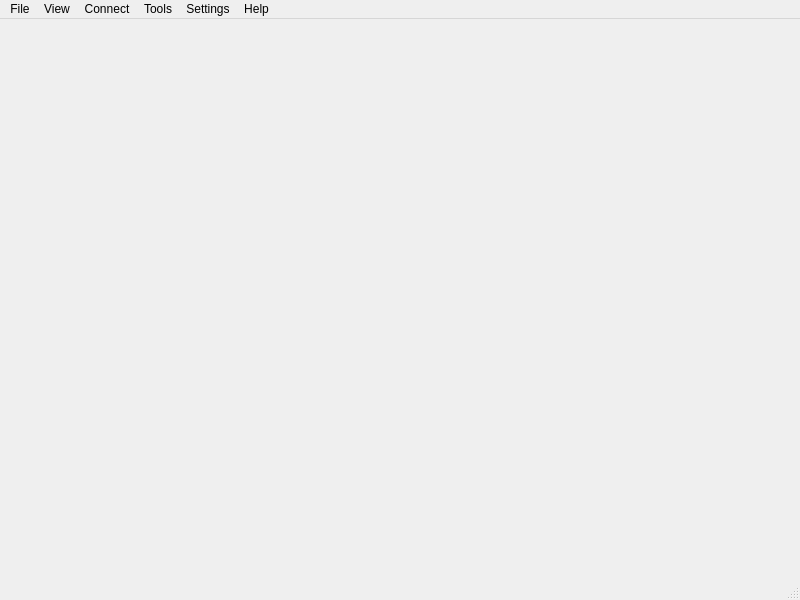
<?xml version="1.0" encoding="UTF-8"?>
<ui version="4.0">
 <class>MainWindow</class>
 <widget class="QMainWindow" name="MainWindow">
  <property name="geometry">
   <rect>
    <x>0</x>
    <y>0</y>
    <width>800</width>
    <height>600</height>
   </rect>
  </property>
  <property name="windowTitle">
   <string>MainWindow</string>
  </property>
  <widget class="QWidget" name="centralwidget">
   <layout class="QHBoxLayout" name="horizontalLayout">
    <property name="leftMargin">
     <number>0</number>
    </property>
    <property name="topMargin">
     <number>0</number>
    </property>
    <property name="rightMargin">
     <number>0</number>
    </property>
    <property name="bottomMargin">
     <number>0</number>
    </property>
    <item>
     <widget class="QWidget" name="widget" native="true"/>
    </item>
   </layout>
  </widget>
  <widget class="QStatusBar" name="statusbar"/>
  <widget class="QMenuBar" name="menubar">
   <property name="geometry">
    <rect>
     <x>0</x>
     <y>0</y>
     <width>800</width>
     <height>22</height>
    </rect>
   </property>
   <widget class="QMenu" name="menuFile">
    <property name="title">
     <string>File</string>
    </property>
    <addaction name="actionSave_Settings"/>
    <addaction name="actionLoad_Settings"/>
   </widget>
   <widget class="QMenu" name="menuview">
    <property name="title">
     <string>View</string>
    </property>
   </widget>
   <widget class="QMenu" name="menutools">
    <property name="title">
     <string>Connect</string>
    </property>
    <addaction name="actionSerialPort"/>
   </widget>
   <widget class="QMenu" name="menuHelp">
    <property name="title">
     <string>Help</string>
    </property>
    <addaction name="actionAbout"/>
   </widget>
   <widget class="QMenu" name="menuTools">
    <property name="title">
     <string>Tools</string>
    </property>
   </widget>
   <widget class="QMenu" name="menuSetting">
    <property name="title">
     <string>Settings</string>
    </property>
   </widget>
   <addaction name="menuFile"/>
   <addaction name="menuview"/>
   <addaction name="menutools"/>
   <addaction name="menuTools"/>
   <addaction name="menuSetting"/>
   <addaction name="menuHelp"/>
  </widget>
  <action name="actionSave_Settings">
   <property name="icon">
    <iconset resource="misc/icons.qrc">
     <normaloff>:/save_settings_icon.png</normaloff>:/save_settings_icon.png</iconset>
   </property>
   <property name="text">
    <string>Save Settings</string>
   </property>
  </action>
  <action name="actionSerialPort">
   <property name="icon">
    <iconset resource="misc/icons.qrc">
     <normaloff>:/serial_connect_icon.png</normaloff>:/serial_connect_icon.png</iconset>
   </property>
   <property name="text">
    <string>SerialPort</string>
   </property>
  </action>
  <action name="actionLoad_Settings">
   <property name="icon">
    <iconset resource="misc/icons.qrc">
     <normaloff>:/load_settings_icon.png</normaloff>:/load_settings_icon.png</iconset>
   </property>
   <property name="text">
    <string>Load Settings</string>
   </property>
  </action>
  <action name="actionAbout">
   <property name="text">
    <string>About</string>
   </property>
  </action>
 </widget>
 <resources>
  <include location="misc/icons.qrc"/>
 </resources>
 <connections/>
</ui>
